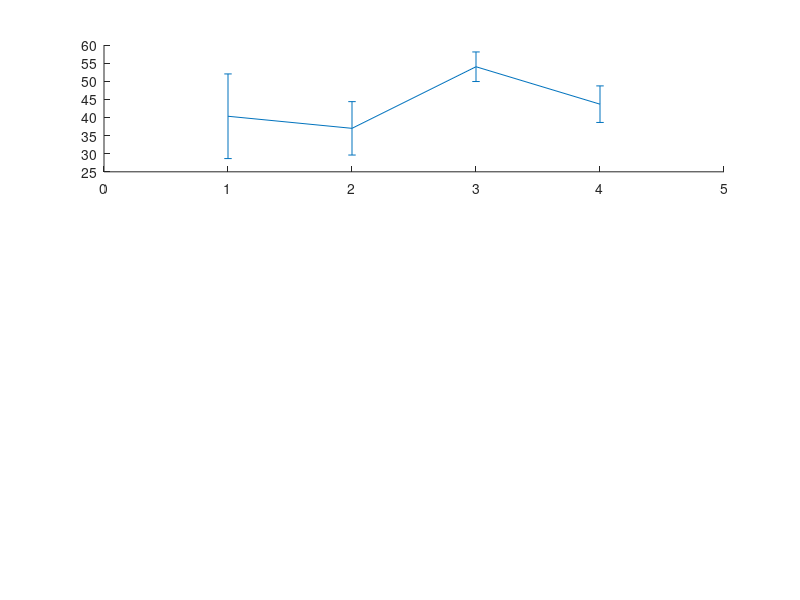

MATLAB code to generate this figure: (Note: this script raises an error after producing the figure.)
clc;

% colors for each stage
r=[ 253 145 33]/255; 
s=[.4 .4 1]; 
i=[.2 1 1]; 
%bar plot for the incongruence
figure('position',[300 200 250 700])
% SWS
subplot(3,1,1) 
x=1:4; % for 4 recording sites
y = [40.33333333	37	54	43.66666667];
err = [20.23198787	12.76714533	7.071067812	8.736894948]/sqrt(3); % division by 2 for ste
errorbar(x, y, err, '-','MarkerSize', 10,...
    'MarkerEdgeColor',s,'MarkerFaceColor',s,'linestyle','none','color','k'); hold on
bar(x,y,'FaceColor',s,'EdgeColor','none','BarWidth',.6);
plot(1,100* 0.51,'ko','MarkerSize',10);
plot(1,100* 0.17,'k+','MarkerSize',10);
plot(1,100* 0.53,'kd','MarkerSize',8);

plot(2,100* 0.48,'ko','MarkerSize',10);
plot(2,100* 0.23,'k+','MarkerSize',10);
plot(2,100* 0.4,'kd','MarkerSize',8);

plot(3,100* 0.59,'ko','MarkerSize',10);
plot(3,100* 0.49,'kd','MarkerSize',8);

plot(4,100* 0.51,'ko','MarkerSize',10);
plot(4,100* 0.34,'k+','MarkerSize',10);
plot(4,100* 0.46,'kd','MarkerSize',8);

xlim([.3 4.7]);
ylim([0 90])
box off
xticks([1 2 3 4])
xticklabels({'R front EEG','R caudal EEG','L caudal EEG','DVR'})
xtickangle(-30)
title('SWS')
ylabel('Congruence (%)')

% IS
subplot(3,1,3) 
x=1:4; % for 4 recording sites

y = [52	47	49.5	42];
err = [10.19803903	7.937253933	13.43502884	11.35781669]/sqrt(3);
errorbar(x, y, err, '-','MarkerSize', 10,...
    'MarkerEdgeColor',i,'MarkerFaceColor',i,'linestyle','none','color','k'); hold on
bar(x,y,'FaceColor',i,'EdgeColor','none','BarWidth',.6);

plot(1,100* 0.48,'ko','MarkerSize',10);
plot(1,100* 0.42,'k+','MarkerSize',10);
plot(1,100* 0.66,'kd','MarkerSize',8);

plot(2,100* 0.53,'ko','MarkerSize',10);
plot(2,100* 0.5,'k+','MarkerSize',10);
plot(2,100* 0.38,'kd','MarkerSize',8);

plot(3,100* 0.59,'ko','MarkerSize',10);
plot(3,100* 0.4,'kd','MarkerSize',8);

plot(4,100* 0.37,'ko','MarkerSize',10);
plot(4,100* 0.34,'k+','MarkerSize',10);
plot(4,100* 0.55,'kd','MarkerSize',8);

xlim([.3 4.7])
box off
xticks([1 2 3 4])
xticklabels({'R front EEG','R caudal EEG','L caudal EEG','DVR'})
xtickangle(-30)
ylim([0 90])
title('IS')
ylabel('Congruence (%)')

% REM
subplot(3,1,2) 
x=1:4; % for 4 recording sites

y = [59.66666667	47.33333333	42	35.33333333];
err = [30.08875759	21.38535324	19.79898987	10.96965511]/sqrt(3);
errorbar(x, y, err, '-','MarkerSize', 10,...
    'MarkerEdgeColor',r,'MarkerFaceColor',r,'linestyle','none','color','k'); hold on
bar(x,y,'FaceColor',r,'EdgeColor','none','BarWidth',.6);

plot(1,100* 0.57,'ko','MarkerSize',10);
plot(1,100* 0.31,'k+','MarkerSize',10);
plot(1,100* 0.89,'kd','MarkerSize',8);

plot(2,100* 0.36,'ko','MarkerSize',10);
plot(2,100* 0.34,'k+','MarkerSize',10);
plot(2,100* 0.72,'kd','MarkerSize',8);

plot(3,100* 0.28,'ko','MarkerSize',10);
plot(3,100* 0.56,'kd','MarkerSize',8);

plot(4,100* 0.44,'ko','MarkerSize',10);
plot(4,100* 0.39,'k+','MarkerSize',10);
plot(4,100* 0.23,'kd','MarkerSize',8);

xlim([.3 4.7])
box off
xticks([1 2 3 4])
xticklabels({'R front EEG','R caudal EEG','L caudal EEG','LFP DVR'})
xtickangle(-30)
ylim([0 90])
title('REM')
ylabel('Congruence (%)')

%% statistics
% mean and sd of congruence at each sleep stage

cong_SWS=[0.71	0.721	0.336	0.426   0.079	0.079	0.255	0.802 ...
			0.103	0.048		0.39    0.69	0.453	0.54	0.716 ];
cong_IS=[0.41	0.407	0.336	0.223   0.651	0.493	0.456	0.223 ...
			0.613	0.791		0.24    0.71	0.11	0.11	0.2436];
    cong_REM=[0.59	0.582	0.454	0.59    0.14	0.312	0.575	0.27 ...
			0.232	0.113		0.36    0.59	0.74	0.72	0.394];

mean_cong_SWS=mean(cong_SWS)
sd_cong_SWS=std(cong_SWS)

mean_cong_IS=mean(cong_IS)
sd_cong_IS=std(cong_IS)

mean_cong_REM=mean(cong_REM)
sd_cong_REM=std(cong_REM)

% anova2 test to see if there is a diff in congrunce across stages
congs=[cong_SWS cong_IS cong_REM];
stages=[ones(size(cong_SWS)) 2*ones(size(cong_IS)) 3*ones(size(cong_REM))]; % 1:SWS, 2:IS, 3: REM
locations=[1 1 1 1  2 2 2 2 3 3 3  4 4 4 4  ... % 1: r_1, 2: r_p, 3: l_p, 4: DVR
    1 1 1 1 2 2 2 2 3 3 3  4 4 4 4  ...
    1 1 1 1  2 2 2 2 3 3 3  4 4 4 4 ];
[p,~,~] = anovan(congs,{stages,locations})










